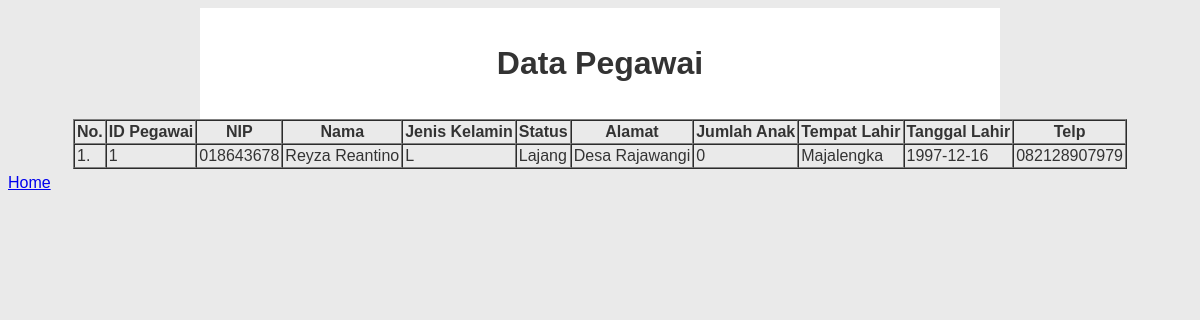
Screenshot of /detail_pegawai.php?Id_pegawai=1 with the database file from the repository.
### tables this page shows
CREATE TABLE `pegawai` (
  `Id_pegawai` int(11) NOT NULL,
  `NIP` varchar(30) NOT NULL,
  `Nama` varchar(50) NOT NULL,
  `JK` varchar(10) NOT NULL,
  `Status` varchar(10) NOT NULL,
  `Alamat` varchar(50) NOT NULL,
  `Jml_anak` smallint(6) NOT NULL,
  `Tempat_lahir` varchar(50) NOT NULL,
  `Tanggal_lahir` date NOT NULL,
  `Telp` varchar(30) NOT NULL,
  `Id_jab` int(11) NOT NULL,
  `id_user` int(10) NOT NULL
);

### detail_pegawai.php (the view, shortened to what this page needs)
<?php
include("connection.php");
?>
<link rel="stylesheet" href="detailpegawai.css">
<div class="table-responsive">
<table border="1" cellpadding="2" cellspacing="0" align="center">
    <div class="container">
        <div class="header">
            <h1 class="judul">Data Pegawai</h1>
            <ul>
    <tr>
        <th>No.</th>
        <th>ID Pegawai</th>
        <th>NIP</th>
        <th>Nama</th>
        <th>Jenis Kelamin</th>
        <th>Status</th>
        <th>Alamat</th>
        <th>Jumlah Anak</th>
        <th>Tempat Lahir</th>
        <th>Tanggal Lahir</th>
        <th>Telp</th>
    </tr>
<?php
    $no=1;
    $query=("SELECT * FROM pegawai WHERE Id_pegawai='$_GET[Id_pegawai]'");
    $lihat = mysqli_query($con, $query) or die('Error, query failed. ' . mysqli_error());
    while($r=mysqli_fetch_array($lihat)){
?>
    <tr>
        <td><?php echo"$no.";?></td>
        <td><?php echo"$r[Id_pegawai]";?></td>
        <td><?php echo"$r[NIP]";?></td>
        <td><?php echo"$r[Nama]";?></td>
        <td><?php echo"$r[JK]";?></td>
        <td><?php echo"$r[Status]";?></td>
        <td><?php echo"$r[Alamat]";?></td>
        <td><?php echo"$r[Jml_anak]";?></td>
        <td><?php echo"$r[Tempat_lahir]";?></td>
        <td><?php echo"$r[Tanggal_lahir]";?></td>
        <td><?php echo"$r[Telp]";?></td>
    </tr>
<?php
$no++;
} ?>
</table>
</div>
<a href="index.php">Home</a>

### detailpegawai.css (style rules this page uses)
.container { width: 800px; margin: auto; background-color: white; }
.header { padding: 20px; text-align: center; }

### rows the page displays
pegawai: Id_pegawai "1", NIP "018643678", Nama "Reyza Reantino", JK "L", Status "Lajang", Alamat "Desa Rajawangi", Jml_anak "0", Tempat_lahir "Majalengka", Tanggal_lahir "1997-12-16", Telp "082128907979"
